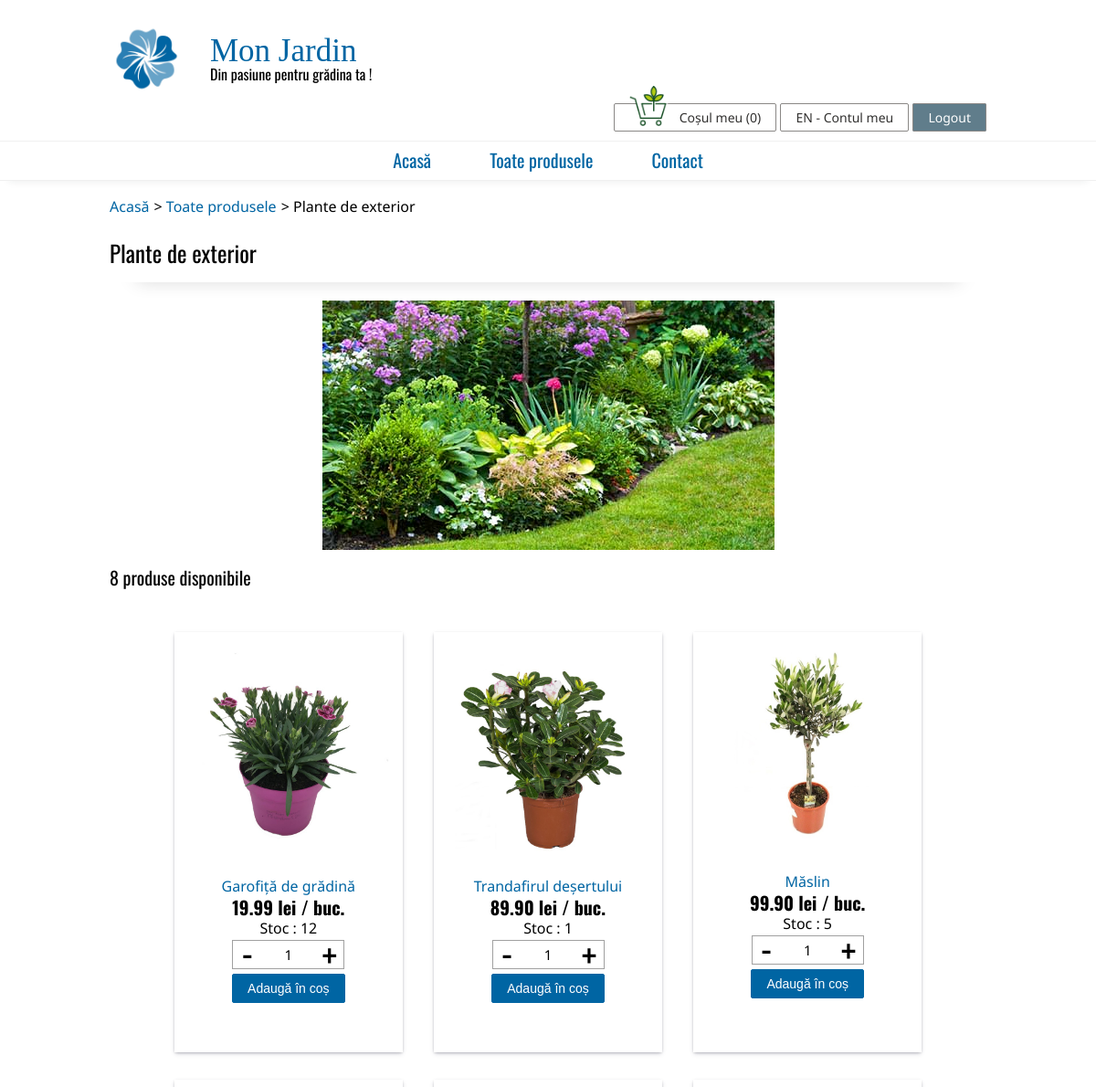
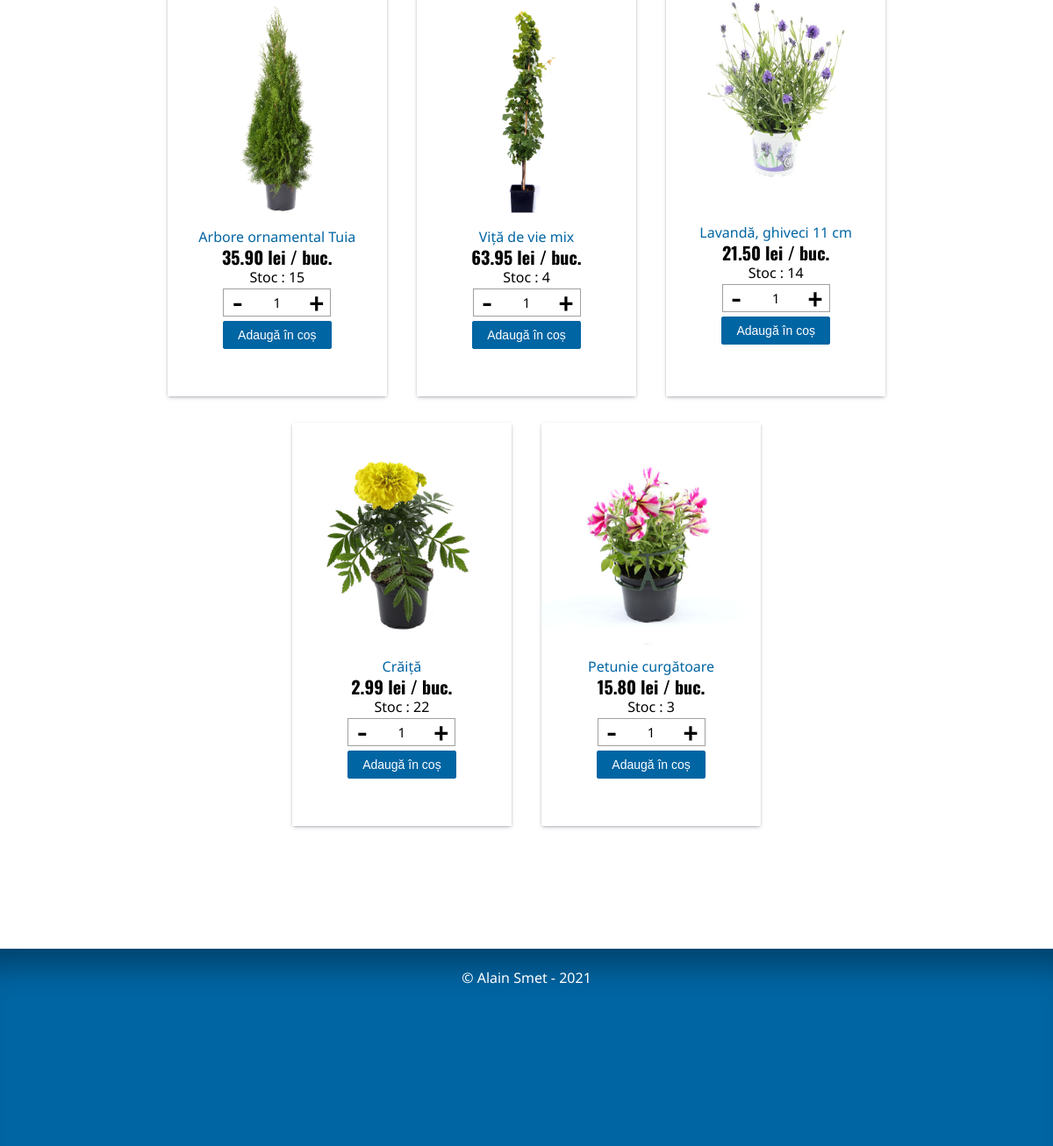
Page /plante/categorie/Piliuta/1/ (signed in) on the committed database (2 pictures, top to bottom).
### produse/models.py (models this page shows, shortened)
class Categorii(models.Model):
    nume = models.CharField(max_length = 80)
    poza = models.ImageField(upload_to='pictures/',
                             default='pictures/none.png', null=True, blank=True)
    def _get_nice_url(self):
        return nice_url(self.nume)
    url_norm = property(_get_nice_url)
    class Meta:
        verbose_name = 'Categorie'
        verbose_name_plural = 'Categorii'

class Produse(models.Model):
    nume = models.CharField(max_length = 80)
    nume_latin = models.CharField(max_length = 80, blank=True)
    poza = models.ImageField(upload_to='pictures/',
                             default='pictures/none.png', null=True, blank=True)
    categorie = models.ForeignKey(Categorii, on_delete=models.SET_NULL,
                                  null=True, blank=True)
    specie = models.CharField(max_length = 80, blank=True)
    familie = models.CharField(max_length = 80, blank=True)
    descriere = models.TextField(blank=True)
    pret = models.DecimalField(max_digits=10, decimal_places=2,
                                           default=0)
    stoc = models.PositiveIntegerField(default=0)
    def _get_nice_url(self):
        return nice_url(self.nume)
    url_norm = property(_get_nice_url)
    class Meta:
        verbose_name = 'Produs'
        verbose_name_plural = 'Produse'

### produse/views.py (the view, shortened to what this page needs)
# urls.py: path('plante/categorie/<slug:categorie_nume>/<int:cat_id>/', pv.categorie, name='categorie'),
def categorie(request, categorie_nume, cat_id):
    try:
        categorie_nume = categorie_nume.replace('-',' ')
        categorie = Categorii.objects.get(id=cat_id)
        produse = Produse.objects.filter(categorie=cat_id)
        promotii = Promotii.objects.filter(data_sfarsit__gte=datetime.date.today(),
                                       data_inceput__lte=datetime.date.today())
    except:
        raise Http404("Categoria nu există.")
    else:
        return render(request,'categorie.html',{'categorie':categorie,
                                                'produse':produse,
                                                'user':request.user,
                                                'num_art': num_art(request)})

### produse/models.py (called while the page is built)
def normalize_string(raw_string):
    return raw_string.replace('ă','a').replace('â','a').replace('ş','s').replace('ș','s').replace('ţ','t').replace('ț','t').replace('î','i').replace('ç','c')

def nice_url(value):
    return normalize_string(value.lower().replace(' ','-').replace(',',''))

### produse/templatetags/produse_extras.py (called while the page is built)
@register.filter
def initiale(user):
    sir = ''
    try:
        sir += user.first_name[0].upper()
        sir += user.last_name[0].upper()
    except:
        sir = ''
    return sir

### produse/views.py (called while the page is built)
def _extragere_cos(request):
  if not request.session.has_key('cos'):
    return {}
  else:
    return request.session['cos']

def num_art(request):
    cos_complet = _extragere_cos(request)
    cantitate_totala = 0
    for produs, cantitate in cos_complet.items():
        cantitate_totala += cantitate
    return cantitate_totala

### templates/categorie.html (shortened to what this page needs)
{% extends "./base.html" %}
{% load static %}
{% block breadcrumb %}
<ul id="breadcrumb">
	<li><a href="{% url 'index' %}" title="Acasă">Acasă</a></li>
	<li><a href="{% url 'plante' %}" title="Toate produsele">Toate produsele</a></li>
	<li>{{categorie.nume}}</li>
</ul>
{% endblock breadcrumb %}
{% block content %}
<h3>{{categorie.nume}}</h3>
<img src="{% static categorie.poza.url %}" alt="Poză {{produs.nume | lower}}" class="category-pic">
<h4>{{produse|length}}
{% if produse|length > 0 %}
{% if produse|length > 1 %}
 produse disponibile
{% else %}
 produs disponibil
{% endif %}
</h4>
<ul class="product-list">
{% for produs in produse %}
{% include 'bloc_produs.html' with tip="normal"%}
{% endfor %}
</ul>
{% else %}
 produse disponibile</p>
{% endif %}
{% endblock content %}

### templates/base.html (shortened to what this page needs)
{% load static %}
{% load produse_extras %}
<!DOCTYPE html>
<html>
	<head>
		<link rel="stylesheet" href="{% static 'reset.css' %}">
		<link rel="stylesheet" href="{% static 'main.css' %}">
	</head>
	<body>
		<div id="container">
			<div id="header">
				<a href="{% url 'index' %}" title="Mon Jardin - Acasă">
					<img src="{% static 'main_logo.png' %}" alt="Logo principal">
					<h1>Mon Jardin</h1>
					<h2>Din pasiune pentru grădina ta !</h2>
				</a>
			</div>
			<ul id="top-menu">
				<li>
					<a href="{% url 'cos' %}"><img src="{% static 'cart.png' %}" alt="Poza cos">Coșul meu ({{num_art}})</a>
				</li>
				<li><a href="{% url 'cont' %}"
				{% if user.username %}
				title="Salut {{user.first_name}} !"
				{% endif %}
				>
				{% if user.username %}
				{{user|initiale}} -
				{% endif %}
				Contul meu</a></li>
				{% if user.username %}
				<li><a href="{% url 'logout' %}" class="logout">Logout</a></li>
				{% endif %}
			</ul>
			<ul id="main-menu">
				<li><a href="{% url 'index' %}" title="Acasă">Acasă</a></li>
				<li><a href="{% url 'plante' %}" title="Toate produsele">Toate produsele</a></li>
				<li><a href="{% url 'contact' %}" title="Contact">Contact</a></li>
			</ul>
			<div id="main-content">
			{% block breadcrumb %}
			{% endblock breadcrumb %}
			{% block content %}
			{% endblock content %}
			</div>
			<div id="footer">
				<p>© Alain Smet - 2021</p>
			</div>
		</div>
	</body>
</html>

### templates/bloc_produs.html
{% load static %}
{% load produse_extras %}
{% if produs.nume != '' %}
	<li class="product">
		<a href="{% url 'planta' produs.url_norm produs.id %}" title="{{produs.nume}}">
			<img src="{% static produs.poza.url %}" alt="Poză {{produs.nume | lower}}">
		</a>
		<a href="{% url 'planta' produs.url_norm produs.id %}" title="{{produs.nume}}">
			<p>{{produs.nume}}</p>
		</a>
		{% if produs.pret_redus %}
		<p class="reduced-price">{{produs.pret}} lei / buc.</p>
		<p class="price">{{produs.pret_redus}} lei / buc. ({{produs.pret|calc_procent:produs.pret_redus}})</p>
		{% else %}
		<p class="price">{{produs.pret}} lei / buc.</p>
		{% endif %}
		{% if produs.stoc == 0 %}
		<p class="unavailable">Produs indisponibil</p>
		{% else %}
		<p>Stoc : {{produs.stoc}}</p>
		<p>
			{% if tip == "promo" %}
			<button class="spin-button-left" onclick="Decrement('value-prod-{{produs.id}}-promo')">-</button><input id="value-prod-{{produs.id}}-promo" class="quantity-input" type="text" value="1" min="1" max="{{produs.stoc}}" onkeydown="Check(event)" onkeyup="Check(event)" onchange="CheckValue(this, {{produs.stoc}},{% if produs.pret_redus %}{{produs.pret_redus}}{% else %}{{produs.pret}}{% endif %})"><button class="spin-button-right" onclick="Increment('value-prod-{{produs.id}}-promo',{{produs.stoc}})">+</button>
			{% else %}
			<button class="spin-button-left" onclick="Decrement('value-prod-{{produs.id}}')">-</button><input id="value-prod-{{produs.id}}" class="quantity-input" type="text" value="1" min="1" max="{{produs.stoc}}" onkeydown="Check(event)" onkeyup="Check(event)" onchange="CheckValue(this, {{produs.stoc}},{% if produs.pret_redus %}{{produs.pret_redus}}{% else %}{{produs.pret}}{% endif %})"><button class="spin-button-right" onclick="Increment('value-prod-{{produs.id}}',{{produs.stoc}})">+</button>
			{% endif %}
		</p>
		<p>
			{% if tip == "promo" %}
			<button class="cart-button" id="button-prod-{{produs.id}}-promo" onclick="window.location.href='{% url 'adauga_cos' produs.id '1' %}';">Adaugă în coș</button>
			{% else %}
			<button class="cart-button" id="button-prod-{{produs.id}}" onclick="window.location.href='{% url 'adauga_cos' produs.id '1' %}';">Adaugă în coș</button>
			{% endif %}
		</p>
		{% endif %}
	</li>
{% endif %}

### rows in the picture
Categorii: nume "Plante de exterior", poza (picture)
Produse: poza (picture), nume "Garofiță de grădină", pret "19.99", stoc "12"
Produse: poza (picture), nume "Trandafirul deșertului", pret "89.90", stoc "1"
Produse: poza (picture), nume "Măslin", pret "99.90", stoc "5"
Produse: poza (picture), nume "Arbore ornamental Tuia", pret "35.90", stoc "15"
Produse: poza (picture), nume "Viță de vie mix", pret "63.95", stoc "4"
Produse: poza (picture), nume "Lavandă, ghiveci 11 cm", pret "21.50", stoc "14"
Produse: poza (picture), nume "Crăiță", pret "2.99", stoc "22"
Produse: poza (picture), nume "Petunie curgătoare", pret "15.80", stoc "3"

### other values in the picture
{{ num_art }} "0"
{{ user|initiale }} "EN"
{{ produse|length }} "8"
